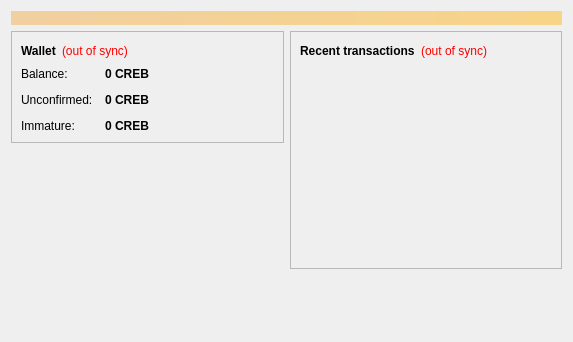
<?xml version="1.0" encoding="UTF-8"?>
<ui version="4.0">
 <class>OverviewPage</class>
 <widget class="QWidget" name="OverviewPage">
  <property name="geometry">
   <rect>
    <x>0</x>
    <y>0</y>
    <width>573</width>
    <height>342</height>
   </rect>
  </property>
  <property name="windowTitle">
   <string>Form</string>
  </property>
  <layout class="QVBoxLayout" name="topLayout">
   <item>
    <widget class="QLabel" name="labelAlerts">
     <property name="visible">
      <bool>false</bool>
     </property>
     <property name="styleSheet">
      <string notr="true">background-color: qlineargradient(x1: 0, y1: 0, x2: 1, y2: 0, stop:0 #F0D0A0, stop:1 #F8D488); color:#000000;</string>
     </property>
     <property name="wordWrap">
      <bool>true</bool>
     </property>
     <property name="margin">
      <number>3</number>
     </property>
    </widget>
   </item>
   <item>
    <layout class="QHBoxLayout" name="horizontalLayout" stretch="1,1">
     <item>
      <layout class="QVBoxLayout" name="verticalLayout_2">
       <item>
        <widget class="QFrame" name="frame">
         <property name="frameShape">
          <enum>QFrame::StyledPanel</enum>
         </property>
         <property name="frameShadow">
          <enum>QFrame::Raised</enum>
         </property>
         <layout class="QVBoxLayout" name="verticalLayout_4">
          <item>
           <layout class="QHBoxLayout" name="horizontalLayout_4">
            <item>
             <widget class="QLabel" name="label_5">
              <property name="font">
               <font>
                <weight>75</weight>
                <bold>true</bold>
               </font>
              </property>
              <property name="text">
               <string>Wallet</string>
              </property>
             </widget>
            </item>
            <item>
             <widget class="QLabel" name="labelWalletStatus">
              <property name="toolTip">
               <string>The displayed information may be out of date. Your wallet automatically synchronizes with the crebel network after a connection is established, but this process has not completed yet.</string>
              </property>
              <property name="styleSheet">
               <string notr="true">QLabel { color: red; }</string>
              </property>
              <property name="text">
               <string notr="true">(out of sync)</string>
              </property>
              <property name="alignment">
               <set>Qt::AlignLeading|Qt::AlignLeft|Qt::AlignVCenter</set>
              </property>
             </widget>
            </item>
            <item>
             <spacer name="horizontalSpacer_2">
              <property name="orientation">
               <enum>Qt::Horizontal</enum>
              </property>
              <property name="sizeHint" stdset="0">
               <size>
                <width>40</width>
                <height>20</height>
               </size>
              </property>
             </spacer>
            </item>
           </layout>
          </item>
          <item>
           <layout class="QFormLayout" name="formLayout_2">
            <property name="fieldGrowthPolicy">
             <enum>QFormLayout::AllNonFixedFieldsGrow</enum>
            </property>
            <property name="horizontalSpacing">
             <number>12</number>
            </property>
            <property name="verticalSpacing">
             <number>12</number>
            </property>
            <item row="0" column="0">
             <widget class="QLabel" name="label">
              <property name="text">
               <string>Balance:</string>
              </property>
             </widget>
            </item>
            <item row="0" column="1">
             <widget class="QLabel" name="labelBalance">
              <property name="font">
               <font>
                <weight>75</weight>
                <bold>true</bold>
               </font>
              </property>
              <property name="cursor">
               <cursorShape>IBeamCursor</cursorShape>
              </property>
              <property name="toolTip">
               <string>Your current balance</string>
              </property>
              <property name="text">
               <string notr="true">0 CREB</string>
              </property>
              <property name="textInteractionFlags">
               <set>Qt::LinksAccessibleByMouse|Qt::TextSelectableByKeyboard|Qt::TextSelectableByMouse</set>
              </property>
             </widget>
            </item>
            <item row="1" column="0">
             <widget class="QLabel" name="label_3">
              <property name="text">
               <string>Unconfirmed:</string>
              </property>
             </widget>
            </item>
            <item row="1" column="1">
             <widget class="QLabel" name="labelUnconfirmed">
              <property name="font">
               <font>
                <weight>75</weight>
                <bold>true</bold>
               </font>
              </property>
              <property name="cursor">
               <cursorShape>IBeamCursor</cursorShape>
              </property>
              <property name="toolTip">
               <string>Total of transactions that have yet to be confirmed, and do not yet count toward the current balance</string>
              </property>
              <property name="text">
               <string notr="true">0 CREB</string>
              </property>
              <property name="textInteractionFlags">
               <set>Qt::LinksAccessibleByMouse|Qt::TextSelectableByKeyboard|Qt::TextSelectableByMouse</set>
              </property>
             </widget>
            </item>
            <item row="2" column="0">
             <widget class="QLabel" name="labelImmatureText">
              <property name="text">
               <string>Immature:</string>
              </property>
             </widget>
            </item>
            <item row="2" column="1">
             <widget class="QLabel" name="labelImmature">
              <property name="font">
               <font>
                <weight>75</weight>
                <bold>true</bold>
               </font>
              </property>
              <property name="toolTip">
               <string>Mined balance that has not yet matured</string>
              </property>
              <property name="text">
               <string notr="true">0 CREB</string>
              </property>
              <property name="textInteractionFlags">
               <set>Qt::LinksAccessibleByMouse|Qt::TextSelectableByKeyboard|Qt::TextSelectableByMouse</set>
              </property>
             </widget>
            </item>
           </layout>
          </item>
         </layout>
        </widget>
       </item>
       <item>
        <spacer name="verticalSpacer">
         <property name="orientation">
          <enum>Qt::Vertical</enum>
         </property>
         <property name="sizeHint" stdset="0">
          <size>
           <width>20</width>
           <height>40</height>
          </size>
         </property>
        </spacer>
       </item>
      </layout>
     </item>
     <item>
      <layout class="QVBoxLayout" name="verticalLayout_3">
       <item>
        <widget class="QFrame" name="frame_2">
         <property name="frameShape">
          <enum>QFrame::StyledPanel</enum>
         </property>
         <property name="frameShadow">
          <enum>QFrame::Raised</enum>
         </property>
         <layout class="QVBoxLayout" name="verticalLayout">
          <item>
           <layout class="QHBoxLayout" name="horizontalLayout_2">
            <item>
             <widget class="QLabel" name="label_4">
              <property name="text">
               <string>&lt;b&gt;Recent transactions&lt;/b&gt;</string>
              </property>
             </widget>
            </item>
            <item>
             <widget class="QLabel" name="labelTransactionsStatus">
              <property name="toolTip">
               <string>The displayed information may be out of date. Your wallet automatically synchronizes with the crebel network after a connection is established, but this process has not completed yet.</string>
              </property>
              <property name="styleSheet">
               <string notr="true">QLabel { color: red; }</string>
              </property>
              <property name="text">
               <string notr="true">(out of sync)</string>
              </property>
              <property name="alignment">
               <set>Qt::AlignRight|Qt::AlignTrailing|Qt::AlignVCenter</set>
              </property>
             </widget>
            </item>
            <item>
             <spacer name="horizontalSpacer">
              <property name="orientation">
               <enum>Qt::Horizontal</enum>
              </property>
              <property name="sizeHint" stdset="0">
               <size>
                <width>40</width>
                <height>20</height>
               </size>
              </property>
             </spacer>
            </item>
           </layout>
          </item>
          <item>
           <widget class="QListView" name="listTransactions">
            <property name="styleSheet">
             <string notr="true">QListView { background: transparent; }</string>
            </property>
            <property name="frameShape">
             <enum>QFrame::NoFrame</enum>
            </property>
            <property name="verticalScrollBarPolicy">
             <enum>Qt::ScrollBarAlwaysOff</enum>
            </property>
            <property name="horizontalScrollBarPolicy">
             <enum>Qt::ScrollBarAlwaysOff</enum>
            </property>
            <property name="selectionMode">
             <enum>QAbstractItemView::NoSelection</enum>
            </property>
           </widget>
          </item>
         </layout>
        </widget>
       </item>
       <item>
        <spacer name="verticalSpacer_2">
         <property name="orientation">
          <enum>Qt::Vertical</enum>
         </property>
         <property name="sizeHint" stdset="0">
          <size>
           <width>20</width>
           <height>40</height>
          </size>
         </property>
        </spacer>
       </item>
      </layout>
     </item>
    </layout>
   </item>
  </layout>
 </widget>
 <resources/>
 <connections/>
</ui>
